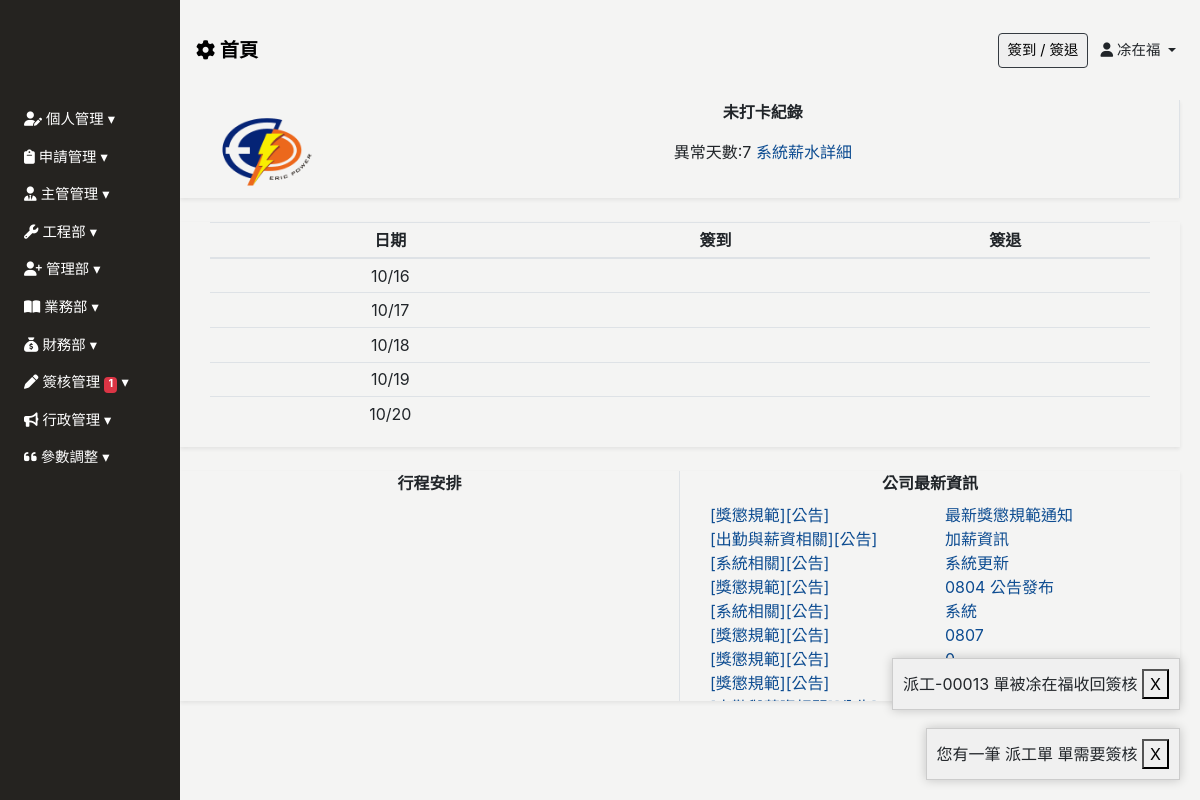
The app's page / (signed in) with its own data.
### Backend/models.py (models this page shows, shortened)
class ModifiedModel(models.Model):
    modified_by = models.ForeignKey("Employee", on_delete=models.SET_NULL, null=True, blank=True)
    created_date = models.DateField(default=timezone.now,verbose_name='建立日期')
    update_date = models.DateField(auto_now=True, verbose_name='更新日期')
    class Meta:
        abstract = True

class Employee(ModifiedModel):
    GENDER_CHOICES = [
        ('M', '男'),
        ('F', '女'),
    ]
    BLOOD_TYPE_CHOICES = [
        ('A', 'A型'),
        ('B', 'B型'),
        ('AB','AB型'),
        ('O', 'O型'),
    ]
    MARITAL_STATUS_CHOICES = [
        ('M', '已婚'),
        ('S', '未婚'),
        ('D', '離異'),
    ]
    MILITARY_STATUS_CHOICES = [
        ('M', '義務役'),
        ('E', '免服役'),
        ('A', '替代役'),
    ]
    user = models.OneToOneField(User, null=True, blank=True, on_delete=models.CASCADE)
    profile_image = models.ImageField(upload_to='employee_profile/', blank=True, null=True, default='employee_profile/default_profile.png', verbose_name='員工照片')
    location_city = models.CharField(max_length=4, choices=LOCATION_CHOICES, null=True, blank=True, verbose_name='居住城市(用於計算)')
    uploaded_files = models.ManyToManyField(UploadedFile,blank=True,  related_name="userfile")
    full_name = models.CharField(max_length=30, null=True, blank=True, verbose_name='員工名稱')
    employee_id	 = models.CharField(max_length=30, blank=True,verbose_name='員工編號')
    departments = models.ForeignKey('Department', on_delete=models.SET_NULL, blank=True, null=True, related_name='employees', verbose_name='部門名稱')# 你可以通过department.employees.all()访问一个部门的所有员工。
    position = models.CharField(max_length=30, null=True, blank=True, verbose_name='職稱')
    phone_number = models.CharField(max_length=20, null=True, blank=True,verbose_name='手機號碼')
    contact_number = models.CharField(max_length=20, null=True, blank=True,verbose_name='聯絡電話')
    start_work_date = models.DateField(null=True, blank=True, verbose_name='到職日期')
    seniority = models.DecimalField(max_digits=3, decimal_places=1, null=True, blank=True, verbose_name='目前年資')
    id_number = models.CharField(max_length=20, null=True, blank=True, verbose_name='身份證字號')
    birthday = models.DateField(null=True, blank=True, verbose_name='出生日期')
    gender = models.CharField(max_length=1, choices=GENDER_CHOICES, null=True, blank=True, verbose_name='性別')
    blood_type = models.CharField(max_length=2, choices=BLOOD_TYPE_CHOICES, null=True, blank=True, verbose_name='血型')
    birth_place = models.CharField(max_length=100, null=True, blank=True, verbose_name='出生地')
    marital_status = models.CharField(max_length=1, choices=MARITAL_STATUS_CHOICES, null=True, blank=True, verbose_name='婚姻狀況')
    military_status = models.CharField(max_length=1, choices=MILITARY_STATUS_CHOICES, null=True, blank=True, verbose_name='兵役狀況')
    permanent_address = models.CharField(max_length=50, null=True, blank=True, verbose_name='戶籍地址')
    current_address_city = models.CharField(max_length=50, null=True, blank=True, verbose_name='現居地址縣市')
    current_address = models.CharField(max_length=50, null=True, blank=True, verbose_name='現居地址')
    location = models.CharField(max_length=50, null=True, blank=True, verbose_name='所在地')
    company_email = models.EmailField(null=True, blank=True, verbose_name='公司E_Mail')
    personal_email = models.EmailField(null=True, blank=True, verbose_name='個人E_Mail')
    emergency_contact = models.CharField(max_length=50, null=True, blank=True, verbose_name='緊急聯絡人1')
    emergency_contact_relations = models.CharField(max_length=50, null=True, blank=True, verbose_name='關係1')
    emergency_contact_phone = models.CharField(max_length=20, null=True, blank=True, verbose_name='聯絡人電話1')
    default_salary = models.PositiveIntegerField(default=26000, null=True, blank=True, verbose_name="基本薪資")
    job_addition = models.PositiveIntegerField(default=0, null=True, blank=True, verbose_name="職務加給")
    phone_addition = models.PositiveIntegerField(default=0, null=True, blank=True, verbose_name="手機加給")
    certificates_addition = models.PositiveIntegerField(default=0, null=True, blank=True, verbose_name="證照加給")
    labor_protection = models.PositiveIntegerField(default=0, null=True, blank=True, verbose_name="勞保級距")
    health_insurance = models.PositiveIntegerField(default=0, null=True, blank=True, verbose_name="健保級距")
    labor_pension_moeny = models.PositiveIntegerField(default=6, null=True, blank=True, verbose_name="勞退級距")
    labor_pension = models.PositiveIntegerField(default=6, null=True, blank=True, verbose_name="勞退比例(%)")
    class Meta:
        verbose_name = "員工"   # 單數
        verbose_name_plural = verbose_name   #複數
    def day_status(self, date): #當天還要上幾小時
        leave_applications = self.leave_list.filter(
            start_date_of_leave__lte=date,
            end_date_of_leave__gte=date,
        )
        total_hour = 8
        total_minutes = 0
        cost_minutes = 0
        results = []
        for leave_application in leave_applications:
            result = leave_application.hour_day(date)
            total_hour -= result["total_hours"]
            cost_minutes += result["total_minutes"]
            results.append(result)
        total_hour -= cost_minutes // 60
        cost_minutes= cost_minutes%60
        if cost_minutes == 30:
            total_hour-=1
            total_minutes=30
        return total_hour,total_minutes ,results
    def seniority(self):
        start_work_date= self.start_work_date
        if start_work_date == None :
            return "人資單位未填寫入值日"
        today = datetime.today().date()
        total_months = (today.year - start_work_date.year) * 12 + (today.month - start_work_date.month)
        seniority_value = total_months / 12
        return seniority_value

class News(ModifiedModel):
    NEWS_TYPE = (
        ('1', '獎懲規範'),
        ('2', '系統相關'),
        ('3', '出勤與薪資相關'),
        ('4', '車輛相關'),
        ('5', '津貼相關'),
        ('6', '異常報告相關'),
    )
    CATEGORY_TYPE = (
        ('1', '公告'),
        ('2', '文管'),
    )
    LEVEL_TYPE = (
        ('H', '高'),
        ('M', '中'),
        ('L', '低'),
    )
    title = models.CharField(max_length=30, blank=True, null=True, verbose_name="公告標題")
    category = models.CharField(max_length=1, choices=NEWS_TYPE, blank=True, null=True, verbose_name="公告類別")
    type = models.CharField(max_length=1, choices=CATEGORY_TYPE, blank=True, null=True, verbose_name="類別")
    level = models.CharField(max_length=1, choices=LEVEL_TYPE, blank=True, null=True, verbose_name="重要性")
    editor_content = models.TextField(blank=True, null=True, verbose_name='內容')
    attachment = models.FileField(upload_to="news_attachment", null=True, blank=True, verbose_name="公告附件")
    created_by = models.ForeignKey("Employee",related_name="New_author", on_delete=models.SET_NULL, null=True, blank=True)
    class Meta:
        verbose_name = "最新消息"
        verbose_name_plural = verbose_name

class SysMessage(models.Model):
    Target_user = models.ForeignKey("Employee", related_name="sys_messages", on_delete=models.SET_NULL, null=True, blank=True, verbose_name='顯示對象')
    content = models.TextField(verbose_name='內容')
    watch = models.BooleanField(default=False,verbose_name='已看過')
    class Meta:
        verbose_name = '系統消息'
        verbose_name_plural = verbose_name

### Frontend/views.py (the view, shortened to what this page needs)
# urls.py: path('', views.Index.as_view(), name="index"),
class Index(View):
    def get(self,request):
        if not isinstance(request.user, AnonymousUser):
            news = News.objects.all()
            employeeid = request.user.employee
            clock_inout = get_weekly_clock_data(employeeid)
            related_projects = Project_Job_Assign.objects.filter(lead_employee__in=[employeeid])|Project_Job_Assign.objects.filter(    work_employee__in=[employeeid]        )
            related_projects = related_projects.distinct()
            grouped_projects = {}
            for project in related_projects:
                if project.attendance_date:
                    date_str = project.attendance_date
                    if date_str >= date.today():
                        if date_str in grouped_projects:
                            grouped_projects[date_str].append(project)
                        else:
                            grouped_projects[date_str] = [project]
            sorted_grouped_projects = dict(sorted(grouped_projects.items()))
            work_list= Clock.get_hour_for_month(employeeid,date.today().year,date.today().month)
            context = {
                'clock_inout':clock_inout,
                'news':news,
                'work_list':work_list,
                "grouped_projects":sorted_grouped_projects,
            }
            return render(request, 'index/index-login.html', context)
        else:
            return render(request, 'index/index-unlogin.html')

### Frontend/templates/index/index-login.html (shortened to what this page needs)
{% extends 'base/base_dashboard.html' %}
{% block import %}
{% load static%}
{% endblock %}
{% load custom_tags %}
{% block main %}
<div class="main">
    <div class="container shadow-sm">
        <div class="row text-center">
            <div class="col-2">
                <img src="{% static 'img/logo/logo_removebg.png' %}" width="120" class="img-fluid" alt="艾力克電機">
            </div>
            <div class="clock-inout-record border-right col-10">
                <div class="clock-inout-record-title font-weight-bold">未打卡紀錄</div>
                <div class="clock-inout-record-content my-3">
                    {% if work_list.error_time == 0 %}
                    無異常
                    {% else %}
                    異常天數:{{work_list.error_time }}
                    <a href="" data-toggle="modal" data-target="#myModal">系統薪水詳細</a>
                    {% endif %}
                </div>
            </div>
        </div>
    </div>
    <div class="container shadow-sm mt-4">
        <div class="row text-center">
            <div class="col-12" style="min-height: 150px;">
                <div class="container table-responsive">
                    <table class="table table-sm table-hover">
                        <thead>
                            <tr class="text-nowrap">
                                <th>日期</th>
                                <th>簽到</th>
                                <th>簽退</th>
                            </tr>
                        </thead>
                        <tbody>
                            {% for e in clock_inout %}
                            <tr>
                                <td>{{ e.day }}</td>
                                <td>{{ e.checkin }}</td>
                                <td>{{ e.checkout }}</td>
                            </tr>
                            {% endfor %}
                        </tbody>
                    </table>
                </div>
            </div>
        </div>
    </div>
    <div class="container shadow-sm mt-4">
        <div class="row">
            <div class="col-12 col-md-6  border-right" style="height: 230px;overflow: scroll;">
                <div class="font-weight-bold mb-2 text-center"
                    style="position: sticky; top: 0;background: #f4f4f3;z-index: 1;">行程安排</div>
            </div>
            <div class=" col-12 col-md-6" style="height: 230px;overflow: scroll;">
                <div class="font-weight-bold mb-2 text-center"
                    style="position: sticky; top: 0;background: #f4f4f3;z-index: 1;">公司最新資訊</div>
                <div class="news container">
                    {% for n in news %}
                    <a href="" data-toggle="modal" data-target="#news-modal"
                        data-content="{{ n.title }}|{{ n.get_category_display }}|{{ n.get_type_display }}|{{ n.get_level_display }}|{{ n.created_date }}|{{ n.editor_content }}">
                        <div class="row">
                            <div class="col-6" style="overflow-x: hidden;">
                                [{{ n.get_category_display }}][{{ n.get_type_display }}]
                            </div>
                            <div class="col-6" style="overflow-x: hidden;">
                                {{ n.title }}
                            </div>
                        </div>
                    </a>
                    {% endfor %}
                </div>
            </div>
        </div>
    </div>
</div>
{% endblock %}

### Frontend/templates/base/base_dashboard.html (shortened to what this page needs)
<!DOCTYPE html>
<html lang="zh-Hant">
<head>
    <link rel="stylesheet" href="https://stackpath.bootstrapcdn.com/bootstrap/4.2.1/css/bootstrap.min.css"
>
    <link rel="stylesheet" href="https://cdnjs.cloudflare.com/ajax/libs/font-awesome/6.4.0/css/all.min.css">
    <link href="https://unpkg.com/bootstrap-table@1.22.1/dist/bootstrap-table.min.css" rel="stylesheet">
    <link href="https://cdn.rawgit.com/harvesthq/chosen/gh-pages/chosen.min.css" rel="stylesheet" />
    {% load static%}
    <link rel="stylesheet" href="{% static 'css/base/base.css' %}">
    <link rel="stylesheet" href="{% static 'css/index/index-login.css' %}">
    <link href="https://cdn.jsdelivr.net/npm/select2@4.1.0-rc.0/dist/css/select2.min.css" rel="stylesheet" />
</head>
<body>
    {% include 'base/sidebar.html' %}
    {% include 'base/header.html' %}
    {% block main %}
    {% endblock %}
    {% for sys_message in sys_messages %}
    <div class="sys-message-popup" data-message-id="{{ sys_message.id }}" style="bottom: {{ sys_message.bottom }}px;">
        <span id="sys-message-content">{{ sys_message.content }}</span>
        <button class="sys-close-button">X</button>
    </div>
    {% endfor %}
</body>
<link href="https://cdn.jsdelivr.net/npm/sweetalert2@11.7.16/dist/sweetalert2.min.css
" rel="stylesheet">
</html>

### Frontend/templates/base/header.html (shortened to what this page needs)
<header class="d-flex justify-content-between align-items-center px-3">
    <div>
        <a href="{% url 'index' %}" style="color: #000; text-decoration: none;">
            <span class="font-weight-bold" style="font-size: clamp(1rem, 2vw, 1.2rem);">
                <i class="fa-solid fa-gear"></i> 首頁
            </span>
        </a>
    </div>
    <div>
        <button type="button" class="border border-dark rounded mr-2" data-toggle="modal" data-target="#clock-inout" @click="catchDateTime">
            簽到 / 簽退
        </button>
        <span class="dropdown-toggle mr-2 employee_full_name" data-toggle="dropdown">
            <i class="fa-solid fa-user"></i> {{ request.user.employee.full_name }}
        </span>
    </div>
</header>
{% load static %}

### records on screen
News: category "獎懲規範", type "公告", title "最新獎懲規範通知"
News: category "出勤與薪資相關", type "公告", title "加薪資訊"
News: category "系統相關", type "公告", title "系統更新"
News: category "獎懲規範", type "公告", title "0804 公告發布"
News: category "系統相關", type "公告", title "系統"
News: category "獎懲規範", type "公告", title "0807"
News: category "獎懲規範", type "公告"
News: category "獎懲規範", type "公告"
SysMessage: content "您有一筆 派工單 單需要簽核"
SysMessage: content "派工-00013 單被凃在福收回簽核"

### other values on screen
{{ approval_count }} "1"
{{ request.user.employee.full_name }} "凃在福"
{{ work_list.error_time }} "7"
{{ e.day }} "10/16" "10/17" "10/18" "10/19" "10/20"
